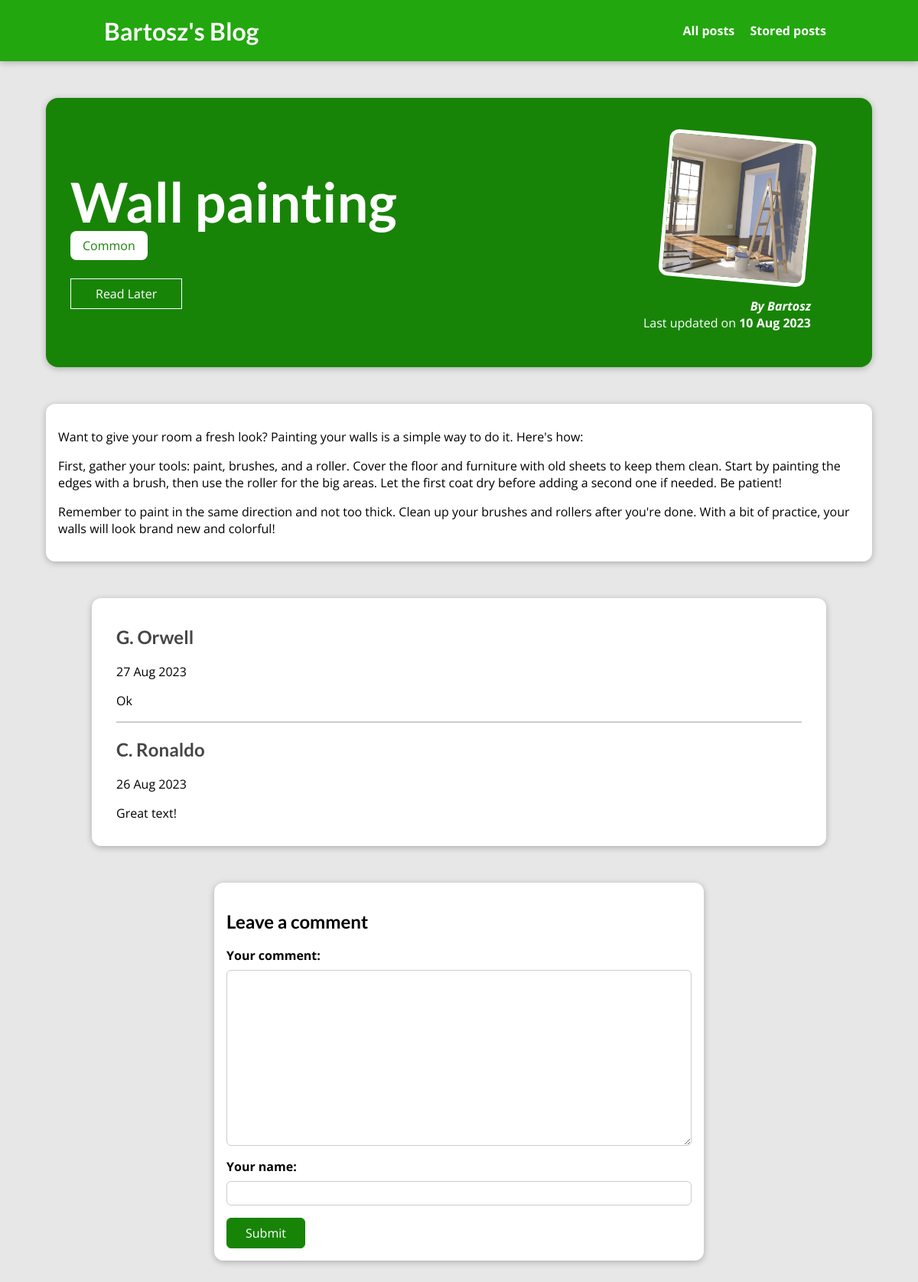
The app's page /posts/wall-painting with its own data.
### blog/models.py (models this page shows, shortened)
class Post(models.Model):
    author = models.ForeignKey(Author, on_delete=models.SET_NULL, null=True)
    date = models.DateField()
    title = models.CharField(max_length=80)
    description = models.TextField(max_length=300)
    text = models.TextField(max_length=1000)
    image = models.ImageField(upload_to="images", blank=True, null=True)
    slug = models.SlugField(unique=True, default="", blank=True, null=False, db_index=True)
    tags = models.ManyToManyField(Tag)

class Tag(models.Model):
    caption = models.CharField(max_length=20)
    def __str__(self):
        return f"{self.caption}"

class Author(models.Model):
    name = models.CharField(max_length=20)
    def __str__(self):
        return f"{self.name}"

class Comment(models.Model):
    text = models.TextField(max_length=300)
    author = models.CharField(max_length=80)
    date = models.DateField(auto_now=True)
    post = models.ForeignKey(Post, on_delete=models.CASCADE, related_name="comments")

### blog/views.py (the view, shortened to what this page needs)
# urls.py: path("posts/<slug:slug>", views.SinglePostView.as_view(), name="post-detail-page"),
class SinglePostView(View):
    def is_stored_post(self, request, post_id):
        stored_posts = request.session.get("stored_posts")
        if stored_posts is not None:
            is_saved_for_later = post_id in stored_posts
        else:
            is_saved_for_later = False
        return is_saved_for_later
    def get(self, request, slug):
        post = Post.objects.get(slug=slug)
        context = {
            'post': post,
            'post_tags': post.tags.all(),
            'comment_form': CommentForm(),
            'comments': post.comments.all().order_by('-date'),
            'saved_for_later': self.is_stored_post(request, post.id)
            }
        return render(request, 'blog/post-detail.html', context)

### blog/forms.py
class CommentForm(forms.ModelForm):
    class Meta:
        model = Comment
        fields = ["text", "author",]
        labels = {
            "text": "Your comment",
            "author": "Your name",
        }

### blog/templates/blog/post-detail.html (shortened to what this page needs)
{% extends "base.html" %}
{% load static %}
{% block css_files %}
    <link rel="stylesheet" href="{% static "blog/post-detail.css" %}">
{% endblock %}
{% block content %}
    <section id="summary">
        <h2>{{ post.title }}</h2>
        <div>
            {% for tag in post_tags %}
                <span class="tag">{{ tag }}</span>
            {% endfor %}
        </div>
        <div id="read-later">
            <form action="{% url "read-later" %}" method="POST">
                <button>
                    {% if saved_for_later %}
                        Remove from stored posts
                    {% else %}
                        Read Later
                    {% endif %}
                </button>
            </form>
        </div>
        <article>
            <img src="{{ post.image.url }}"/>
            <address>By {{ post.author }}</address>
            <div>
                Last updated on <time>{{ post.date|date:"d M Y" }}</time>
            </div>
        </article>
    </section>
    <main>
        <p>{{ post.text|linebreaks }}</p>
    </main>
    <section id="comments">
        <ul>
            {% for comment in comments %}
                <li>
                    <h2>{{ comment.author }}</h2>
                    <p>{{ comment.date|date:"d M Y" }}</p>
                    <p>{{ comment.text|linebreaks }}</p>
                </li>
            {% endfor %}
        </ul>
    </section>
    <section id="comment-form">
        <h2>Leave a comment</h2>
        <form action="{% url "post-detail-page" post.slug %}" method="POST">
            {% for form_field in comment_form %}
                <div class="form-control {% if form_field.errors %}invalid{% endif %}">
                    {{ form_field.label_tag }}
                    {{ form_field }}
                </div>
            {% endfor %}
            <button>Submit</button>
        </form>
    </section>
{% endblock %}

### static/app.css (style rules this page uses)
* { box-sizing: border-box; }
html { font-family: 'Open Sans', 'Lato', sans-serif; }
body { margin: 0; }
h1, h2, h3 { font-family: 'Lato', sans-serif; font-weight: bold; }

### blog/static/blog/post-detail.css (style rules this page uses)
body { background-color: #e7e7e7; }
#summary { margin: 8rem auto 3rem auto; padding: 2rem; width: 90%; max-width: 90rem; border-radius: 16px; background-color: #188407; position: relative; box-shadow: 0 2px 8px rgba(0, 0, 0, 0.25); height: 22rem; }
#summary h2 { color: white; font-size: 4.5rem; margin-bottom: 0.25rem; }
#summary article { position: absolute; top: 2rem; right: 3rem; padding: 1rem 2rem; border-radius: 12px; text-align: right; color: white; }
#summary article img { width: 12rem; height: 12rem; border-radius: 12px; transform: rotateZ(5deg); border: 5px solid white; margin-bottom: 1rem; }
#summary address { font-weight: bold; }
#summary time { font-weight: bold; }
#read-later { margin: 2rem 0; }
#read-later button { background-color: transparent; border: 1px solid white; padding: 0.5rem 2rem; font: inherit; color: white; cursor: pointer; }
main { width: 90%; max-width: 90rem; margin: 3rem auto; background-color: white; padding: 1rem; border-radius: 12px; box-shadow: 0 2px 8px rgba(0, 0, 0, 0.25); }
.tag { background-color: white; color: #188407; padding: 0.5rem 1rem; border-radius: 8px; }
#comment-form { margin: 3rem auto; width: 90%; max-width: 40rem; border-radius: 12px; background-color: white; box-shadow: 0 2px 8px rgba(0, 0, 0, 0.25); padding: 1rem; }
#comment-form button { font: inherit; background-color: #188407; color: white; border: 1px solid #188407; padding: 0.5rem 1.5rem; border-radius: 6px; cursor: pointer; }
.form-control { margin-bottom: 1rem; }
.form-control label { font-weight: bold; margin-bottom: 0.5rem; display: block; }
.form-control input, .form-control textarea { display: block; width: 100%; font: inherit; padding: 0.25rem; border-radius: 6px; border: 1px solid #ccc; }
#comments { margin: 3rem auto; width: 90%; max-width: 60rem; border-radius: 12px; background-color: white; box-shadow: 0 2px 8px rgba(0, 0, 0, 0.25); padding: 1rem 2rem; }
#comments ul { list-style: none; margin: 0; padding: 0; }
#comments li { margin-bottom: 1rem; border-bottom: 2px solid #ccc; }
#comments li:last-of-type { border-bottom: none; }
#comments h2 { color: #464646; }

### records on screen
Post: title "Wall painting", image (picture), author "Bartosz", date "10 Aug 2023", text "Want to give your room a fresh look? Painting your walls is a simple way to do it. Here's how: First, gather your tools: paint, brushes, and a roller. Cover the floor and furniture with old sheets to keep them clean. Start by painting the edges with a brush, then use the roller for the big areas. Let the first coat dry before adding a second one if needed. Be patient! Remember to paint in the same direction and not too thick. Clean up your brushes and rollers after you're done. With a bit of practice, your walls will look brand new and colorful!"
Tag: caption "Common"
Comment: author "G. Orwell", date "27 Aug 2023", text "Ok"
Comment: author "C. Ronaldo", date "26 Aug 2023", text "Great text!"
